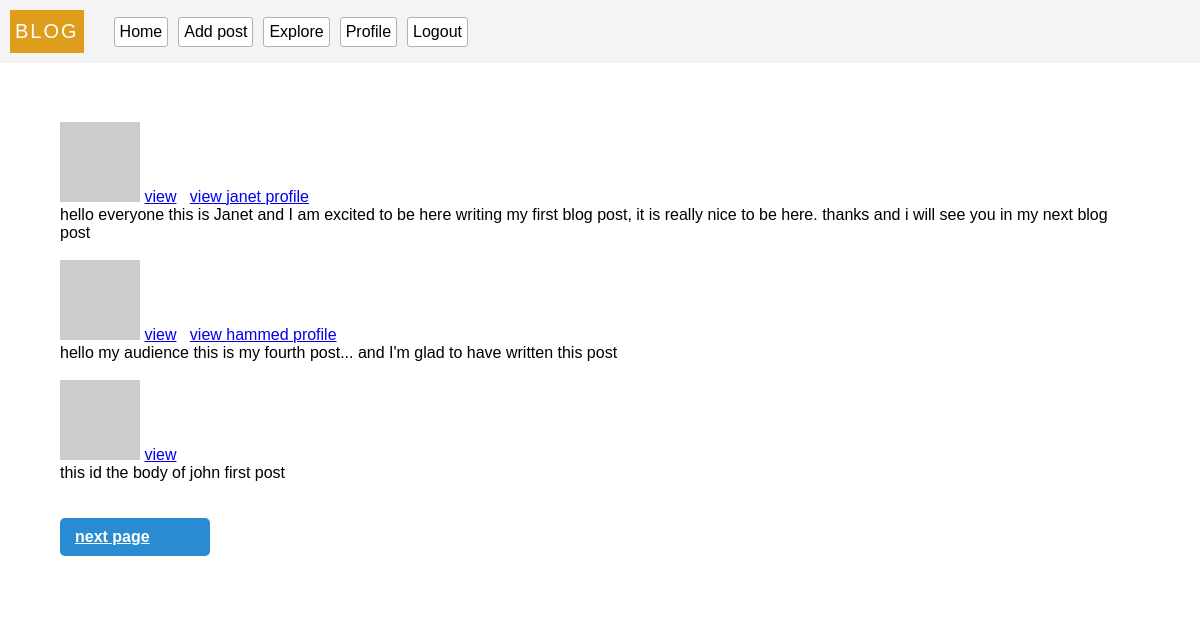
The app's page /explore (signed in), older data.
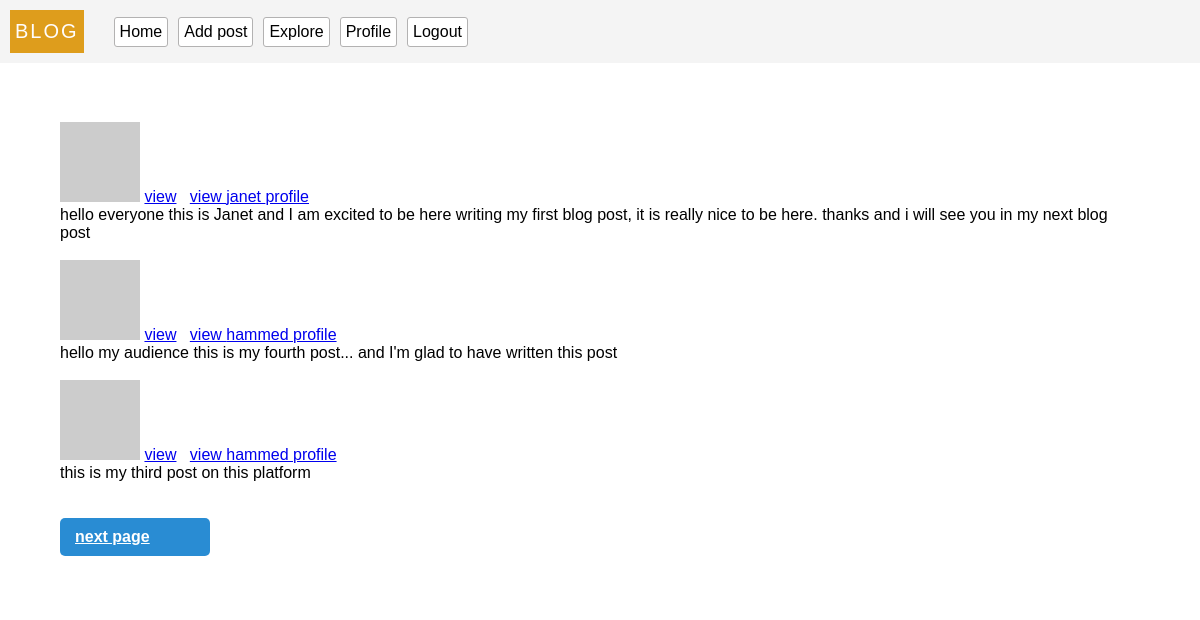
The same page, newer data.
### models.py (models this page shows, shortened)
class Post(db.Model):
  __tablename__ = 'posts'
  id = db.Column(db.Integer, primary_key = True)
  body = db.Column(db.String(300) ,nullable = False)
  title = db.Column(db.String(20), nullable = False)
  timestamp = db.Column(db.DateTime, default=datetime.utcnow, index = True)
  user_id = db.Column(db.Integer, db.ForeignKey('users.id'))

class User(db.Model, UserMixin):
  __tablename__ = 'users'
  id = db.Column(db.Integer, primary_key = True)
  username = db.Column(db.String(100), unique = True, index = True)
  email = db.Column(db.String(100), index = True, unique = True)
  password = db.Column(db.String(200))
  last_seen = db.Column(db.DateTime, default=datetime.utcnow, index = True)
  about_me = db.Column(db.String, nullable=True)
  posts = db.relationship(
    'Post',
    backref = 'author',
    lazy = 'dynamic'
  )
  followed = db.relationship(
    'User',
    secondary = followers,
    primaryjoin = (followers.c.follower_id == id),
    secondaryjoin = (followers.c.followed_id == id),
    backref = db.backref('followers', lazy='dynamic'),
    lazy = 'dynamic'
  )
  follower = db.relationship(
    'User',
    secondary = followers,
    primaryjoin = (followers.c.followed_id == id),
    secondaryjoin = (followers.c.follower_id == id),
    backref = db.backref('followed_user', lazy='dynamic'),
    lazy = 'dynamic'
  )
  def avatar(self, size='80'):
    digest = md5(str(self.email).lower().encode('utf-8')).hexdigest()
    return f'https://gravatar.com/avatar/{digest}?d=identicon&s={size}'
  def update_last_seen(self):
    self.last_seen = datetime.utcnow()
    db.session.commit()
  @login.user_loader
  def get_user(id):
    return User.query.get(int(id))

### server.py (the view)
@app.route('/explore')
@login_required
def explore():
    page = request.args.get('page', 1, int)
    posts = Post.query.order_by(Post.timestamp.desc()).paginate(page = page, per_page = app.config['POST_PER_PAGE'], error_out= False)
    return render_template('index.html', title='Explore', posts=posts)

### server.py (called while the page is built)
@app.before_request
def validate():
  if current_user.is_authenticated:
    current_user.update_last_seen()

### templates/index.html (shortened to what this page needs)
  {% extends 'base.html' %}
  {% block content%}
  <link rel="stylesheet" href="/static/styles/login.css"/>
  <br>
    {% for post in posts.items %}
      <p>
        <img src="{{post.author.avatar(40)}}">
        <a href="/post/{{post.id}}">view</a>
        <span>&nbsp;</span>
        {% if current_user.id != post.author.id %}
          <a href="/user/{{post.author.id}}">
            view {{post.author.username}} profile
          </a>
        {% endif %}
      </p>
      <article> {{post.body}}</article>
      <br>
    {% endfor %}
    <br>
    {% if posts.has_next %}
      <a class="submit-btn" style="width:150px" href="?page={{posts.next_num}}"> next page</a>
    {% endif %}
  {% endblock %}

### templates/base.html (shortened to what this page needs)
<!DOCTYPE html>
<html lang="en">
<head>
  <link rel="stylesheet" href="/static/styles/base.css">
</head>
<body>
  <nav>
    <ul class="nav-bar">
      <p class="logo">BLOG </p>
      <li>
        <a href="{{url_for('index')}}">Home</a>
      </li>
      {% if current_user.is_authenticated %}
      <li>
        <a href="{{url_for('add_post')}}"> Add post</a>
      </li>
      <li>
        <a href="{{url_for('explore')}}">Explore</a>
      </li>
      <li>
        <a href="{{url_for('profile')}}">Profile</a>
      </li>
      <li>
        <a href="{{url_for('logout')}}">Logout</a>
      </li>
      {% endif %}
    </ul>
  </nav>
<div class="container">
  {% block content%}
  {% endblock %}
</div>
</body>
</html>

### static/styles/base.css (style rules this page uses)
* { padding:0px; margin: 0px; box-sizing: border-box; }
body { font-family: 'Lucida Sans', 'Lucida Sans Regular', 'Lucida Grande', 'Lucida Sans Unicode', Geneva, Verdana, sans-serif; }
.nav-bar { display:flex; margin-bottom: 5px; align-items: center; background-color: #f4f4f4; padding:10px; }
.nav-bar>.logo { font-size: 20px ; color: rgb(255, 253, 253); background-color: rgb(222, 157, 28); padding:10px 5px; letter-spacing: 2px; margin-right: 30px; }
.nav-bar>li { background-color: rgb(255, 255, 255); color:black; padding:5px; margin-right: 10px; cursor: pointer; border-radius: 3px; border: solid 1px rgb(179, 178, 178); list-style: none; text-align: center; transition: all 0.1s; }
.nav-bar>li>a { color: black; text-decoration: none; text-align: center; }
.container { padding:3% 5%; background-color: #fff; }

### static/styles/login.css (style rules this page uses)
.submit-btn { padding:10px 15px; background-color: rgb(41, 140, 211); color:#fff; border-radius: 5px; font-weight:700; display: block; outline: none; border:none; transition: background-color 0.2s; }

Row changes from the older to the newer data that the page shows:
removed Post: body "this id the body of john first post"
now on this page (row unchanged): Post: author.username "hammed", body "this is my third post on this platform"
